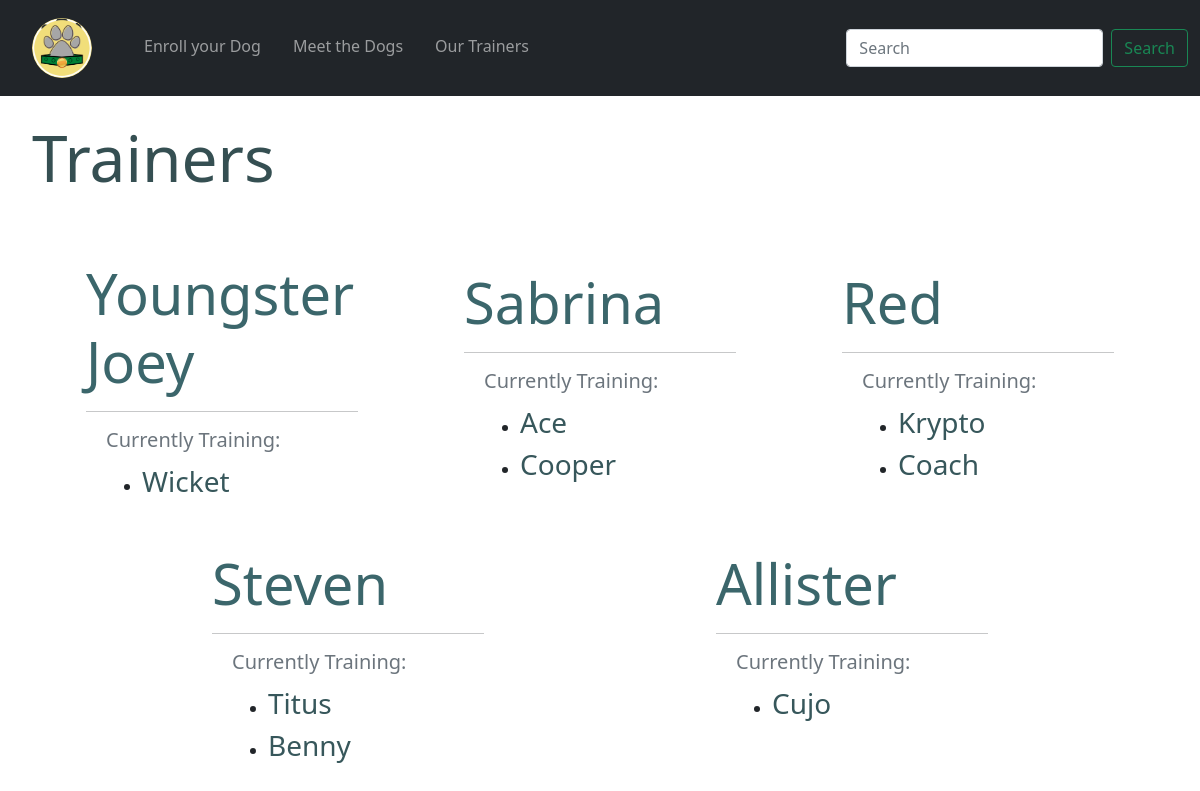
The app's page /trainer_list, older data.
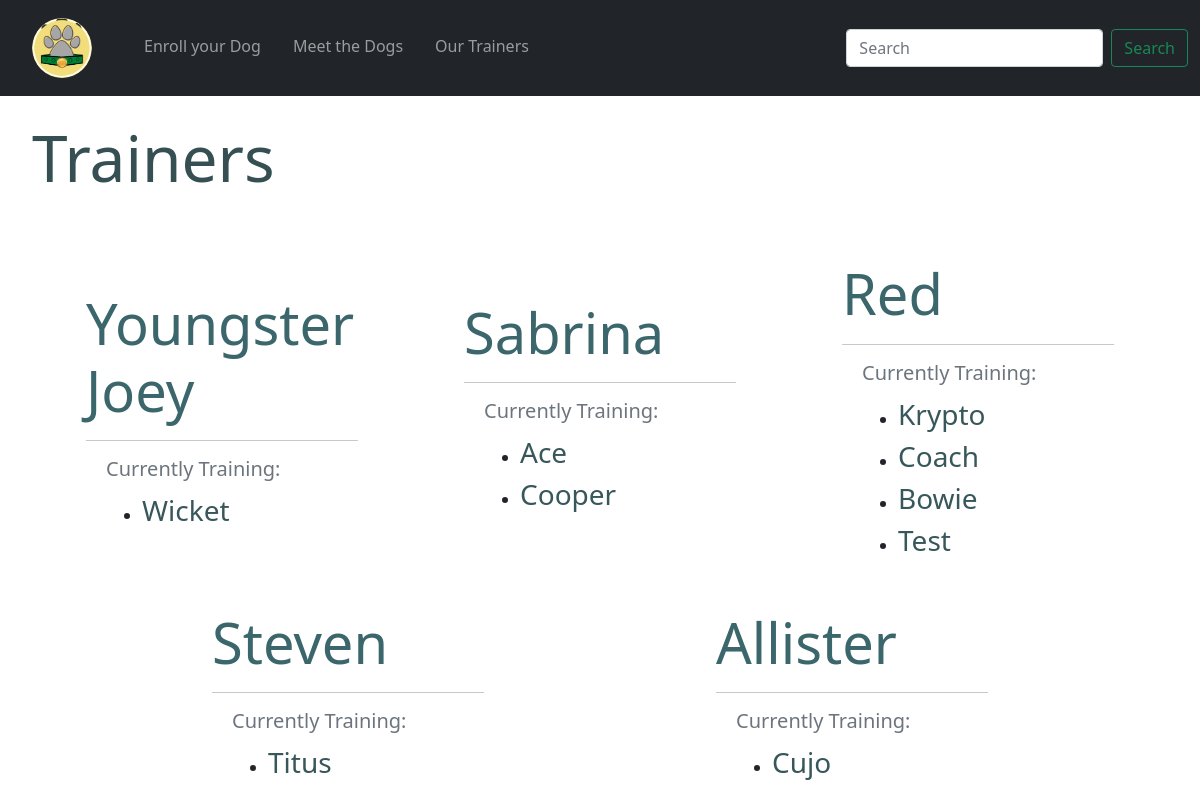
The same page, newer data.
### tables this page shows
CREATE TABLE "dogs" (
	"id"	INTEGER NOT NULL UNIQUE,
	"name"	TEXT NOT NULL,
	"breed"	TEXT,
	"age"	INTEGER,
	"owner"	NUMERIC NOT NULL,
	"treats"	BLOB,
	"trainer"	BLOB,
	"pic"	TEXT,
	"tricks"	TEXT,
	"medical"	TEXT,
	PRIMARY KEY("id" AUTOINCREMENT)
);

### app.py (the view)
@app.route('/trainer_list')
def trainer_list():
    dogs = order_by_trainer()
    return render_template('list_trainers.html', dogs=dogs, trainers=employed_trainers)

### dog_data.py (called while the page is built)
def connect_db(path):
    conn = sqlite3.connect(path)
    conn.row_factory = sqlite3.Row
    return (conn, conn.cursor())

def order_by_trainer():
    conn, cur = connect_db(db_path)
    query = 'SELECT * FROM dogs ORDER BY trainer'
    result = cur.execute(query).fetchall()
    conn.close()
    return result

### templates/list_trainers.html (shortened to what this page needs)
{% extends 'base.html' %}
{% block content %}
<h1 class="display-3 fw-normal m-4">Trainers</h1>
<div class="container-fluid">
    <br>
    <div class="row trainer-list-main">
    {% for trainer in trainers%}
            <div class="col-md-3 col-l-4 m-3 trainer-div">
                <h3><a href="{{ url_for('trainer_profile', trainer=trainer) }}" class="display-4 trainer-h">{{ trainer }}</a></h3>
                <hr>
                <div>
                    <h6 class="lead text-muted fw-normal">Currently Training:</h6>
                    <ul>
                    {% for dog in dogs %}
                        {% if dog.trainer == trainer %}
                            <li class="trainer-dog-list"><a href="{{ url_for('dog_profile', dog_id=dog.id) }}" class="trainer-dog-link">{{ dog.name }}</a></li>
                        {% endif %}
                    {% endfor %}
                    </ul>
                </div>
            </div>
    {% endfor %}
    </div>
</div>
{% endblock %}

### templates/base.html (shortened to what this page needs)
<!DOCTYPE html>
<html lang="en">
<head>
    <link href="https://cdn.jsdelivr.net/npm/bootstrap@5.0.1/dist/css/bootstrap.min.css" rel="stylesheet">
    <link href="/static/css/style.css" rel="stylesheet">
</head>
<body>
{% include 'nav.html' %}
<div class="m-2">
  {% block content %}
  {% endblock %}
</div>
</body>
</html>

### templates/nav.html
<nav class="navbar navbar-expand-md navbar-dark bg-dark">
  <div class="container-fluid">
    <div class="collapse navbar-collapse" id="navbarSupportedContent">
      <ul class="navbar-nav me-auto mb-2 mb-lg-0">
        <li class="nav-item">
          <a class="navbar-brand" href="{{ url_for('index') }}">
            <img src="{{ url_for('static', filename='./img/logo.png') }}" class="logo-img">
          </a>
        </li>
        <li class="nav-item">
          <a class="nav-link" href="{{ url_for('enroll') }}">Enroll your Dog</a>
        </li>
        <li>
          <a class="nav-link" href="{{ url_for('dog_list') }}">Meet the Dogs</a>
        </li>
        <li>
          <a class="nav-link" href="{{ url_for('trainer_list') }}">Our Trainers</a>
        </li>
      </ul>
      <form class="d-flex">
        <input class="form-control me-2" type="search" placeholder="Search" aria-label="Search">
        <button class="btn btn-outline-success" type="submit">Search</button>
      </form>
    </div>
  </div>
</nav>

### static/css/style.css (style rules this page uses)
.nav-link { font-weight: 500; margin: 0 .5em; padding: 1.6em 1.2em; }
.logo-img { max-height: 3em; max-width: 3em; border-radius: 75%; transition: box-shadow .5s; margin: .5em 1em; }
h1, h2, h3 { color: #354f52; }
.trainer-list-main { display: flex; flex-direction: row; justify-content: space-evenly; flex-wrap: wrap; align-items: center; }
.trainer-div { min-height: 15em; }
.trainer-h { color: #3B666B; text-decoration: none; align-self: center; font-weight: 500; }
.trainer-dog-link { text-decoration: none; color: #37575b; font-size: 1.75em; font-weight: 500; }
.trainer-div > div > h6 { margin-left: 1em; }
.trainer-dog-list { margin-left: 1.5em; }

Row changes from the older to the newer data that the page shows:
removed dogs: name "Benny", shown under "Steven"
added dogs: name "Bowie", shown under "Red"
added dogs: name "Test", shown under "Red"
